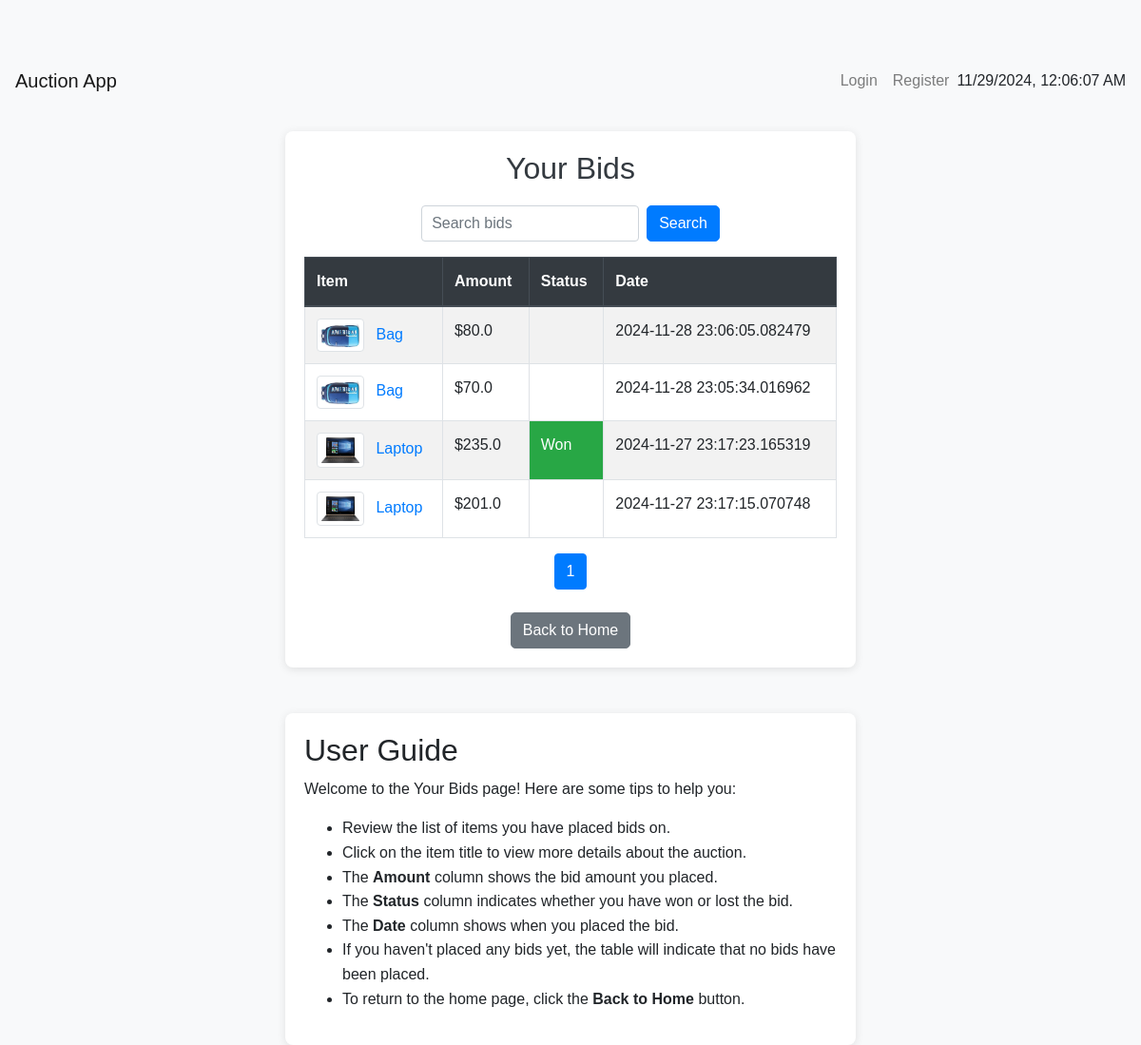
Page /bids (signed in) on the committed database.
### app.py (models this page shows)
class Bid(db.Model):
    id = db.Column(db.Integer, primary_key=True)
    amount = db.Column(db.Float, nullable=False)
    timestamp = db.Column(db.DateTime, default=datetime.utcnow)
    auction_id = db.Column(db.Integer, db.ForeignKey('auction_item.id'), nullable=False)
    user_id = db.Column(db.Integer, db.ForeignKey('user.id'), nullable=False)

class AuctionItem(db.Model):
    id = db.Column(db.Integer, primary_key=True)
    title = db.Column(db.String(150), nullable=False)
    description = db.Column(db.Text, nullable=False)
    starting_bid = db.Column(db.Float, nullable=False)
    current_bid = db.Column(db.Float, nullable=False, default=0)
    image_filename = db.Column(db.String(150))
    status = db.Column(db.String(20), default='Ongoing')
    end_time = db.Column(db.DateTime, nullable=False)
    category_id = db.Column(db.Integer, db.ForeignKey('category.id'), nullable=False)
    bids = db.relationship('Bid', backref='auction', lazy=True)
    owner_id = db.Column(db.Integer, db.ForeignKey('user.id'), nullable=False)

### app.py (the view)
@app.route('/bids', methods=['GET'])
@login_required
def bids():
    page = request.args.get('page', 1, type=int)
    bids_query = Bid.query.filter_by(user_id=current_user.id).order_by(Bid.timestamp.desc())
    bids = bids_query.paginate(page=page, per_page=10)
    serialized_bids = [serialize_bid(bid) for bid in bids.items]
    return render_template('bids.html', bids=bids, serialized_bids=serialized_bids)

### app.py (called while the page is built)
@login_manager.user_loader
def load_user(user_id):
    return User.query.get(int(user_id))

def serialize_bid(bid):
    auction = bid.auction
    highest_bid = max(auction.bids, key=lambda b: b.amount, default=None)
    is_winner = highest_bid and highest_bid.user_id == bid.user_id and auction.end_time < datetime.utcnow()
    return {
        'id': bid.id,
        'amount': bid.amount,
        'timestamp': bid.timestamp.strftime('%Y-%m-%d %H:%M:%S'),
        'auction_id': bid.auction_id,
        'auction': {
            'title': bid.auction.title,
            'image_filename': bid.auction.image_filename,
            'end_time': bid.auction.end_time.strftime('%Y-%m-%dT%H:%M:%S')
        },
        'status': 'Won' if is_winner else 'Lost',
        'is_winner': is_winner
    }

### templates/bids.html (shortened to what this page needs)
<!DOCTYPE html>
<html lang="en">
<head>
    <link rel="stylesheet" href="https://stackpath.bootstrapcdn.com/bootstrap/4.5.2/css/bootstrap.min.css">
    <link rel="stylesheet" href="{{ url_for('static', filename='styles.css') }}">
</head>
<body onload="updateDateTime()">
    <nav class="navbar navbar-expand-lg navbar-light bg-light">
        <a class="navbar-brand" href="{{ url_for('index') }}">Auction App</a>
        <div class="collapse navbar-collapse">
            <ul class="navbar-nav ml-auto">
                <li class="nav-item">
                    <a class="nav-link" href="{{ url_for('login') }}">Login</a>
                </li>
                <li class="nav-item">
                    <a class="nav-link" href="{{ url_for('register') }}">Register</a>
                </li>
            </ul>
        </div>
        <div class="ml-auto">
            <span id="currentDateTime"></span>
        </div>
    </nav>
    <div class="container mt-4">
        <h1 class="text-center">Your Bids</h1>
        <form method="GET" action="{{ url_for('bids') }}" class="form-inline justify-content-center my-3">
            <input type="text" name="search" class="form-control mr-2" placeholder="Search bids" value="{{ request.args.get('search', '') }}">
            <button type="submit" class="btn btn-primary">Search</button>
        </form>
        <div class="table-responsive">
            <table class="table table-striped table-bordered">
                <thead class="thead-dark">
                    <tr>
                        <th>Item</th>
                        <th>Amount</th>
                        <th>Status</th>
                        <th>Date</th>
                    </tr>
                </thead>
                <tbody>
                    {% for bid in bids.items %}
                        <tr>
                            <td>
                                <a href="{{ url_for('auction_details', id=bid.auction_id) }}">
                                    {% if bid.auction.image_filename %}
                                        <img src="{{ url_for('static', filename='images/' + bid.auction.image_filename) }}" alt="{{ bid.auction.title }}" class="img-thumbnail mr-2" style="width: 50px;">
                                    {% endif %}
                                    {{ bid.auction.title }}
                                </a>
                            </td>
                            <td>${{ bid.amount | round(2) }}</td>
                            <td id="status-{{ bid.auction_id }}">
                            </td>
                            <td>{{ bid.timestamp }}</td>
                        </tr>
                    {% else %}
                        <tr>
                            <td colspan="4" class="text-center text-muted">No bids placed yet.</td>
                        </tr>
                    {% endfor %}
                </tbody>
            </table>
        </div>
        <nav aria-label="Page navigation">
            <ul class="pagination justify-content-center">
                {% for page_num in bids.iter_pages() %}
                    <li class="page-item {% if page_num == bids.page %}active{% endif %}">
                        <a class="page-link" href="{{ url_for('bids', page=page_num) }}">{{ page_num }}</a>
                    </li>
                {% endfor %}
            </ul>
        </nav>
        <div class="text-center mt-4">
            <a href="{{ url_for('index') }}" class="btn btn-secondary">Back to Home</a>
        </div>
    </div>
    <div class="container mt-5">
        <h2>User Guide</h2>
        <p>Welcome to the Your Bids page! Here are some tips to help you:</p>
        <ul>
            <li>Review the list of items you have placed bids on.</li>
            <li>Click on the item title to view more details about the auction.</li>
            <li>The <strong>Amount</strong> column shows the bid amount you placed.</li>
            <li>The <strong>Status</strong> column indicates whether you have won or lost the bid.</li>
            <li>The <strong>Date</strong> column shows when you placed the bid.</li>
            <li>If you haven't placed any bids yet, the table will indicate that no bids have been placed.</li>
            <li>To return to the home page, click the <strong>Back to Home</strong> button.</li>
        </ul>
    </div>
</body>
</html>

### static/styles.css (style rules this page uses)
body { background-color: #f8f9fa; font-family: Arial, sans-serif; line-height: 1.6; }
.container { margin-top: 20px; padding: 20px; background-color: white; border-radius: 8px; box-shadow: 0 2px 10px rgba(0, 0, 0, 0.1); }
h1 { color: #343a40; font-size: 2rem; margin-bottom: 20px; }
.btn-primary { background-color: #007bff; border-color: #007bff; border-radius: 5px; transition: background-color 0.3s ease, border-color 0.3s ease; }
.btn-secondary { background-color: #6c757d; border-color: #6c757d; border-radius: 5px; transition: background-color 0.3s ease, border-color 0.3s ease; }
.form-control { padding: 10px; border-radius: 4px; }
a { color: #007bff; }
body { padding-top: 56px; }
.container { max-width: 600px; }

### rows in the picture
Bid: image_filename (picture), auction "Bag", amount "80.0", timestamp "2024-11-28 23:06:05.082479"
Bid: image_filename (picture), auction "Bag", amount "70.0", timestamp "2024-11-28 23:05:34.016962"
Bid: image_filename (picture), auction "Laptop", amount "235.0", timestamp "2024-11-27 23:17:23.165319"
Bid: image_filename (picture), auction "Laptop", amount "201.0", timestamp "2024-11-27 23:17:15.070748"

### other values in the picture
{{ page_num }} "1"
